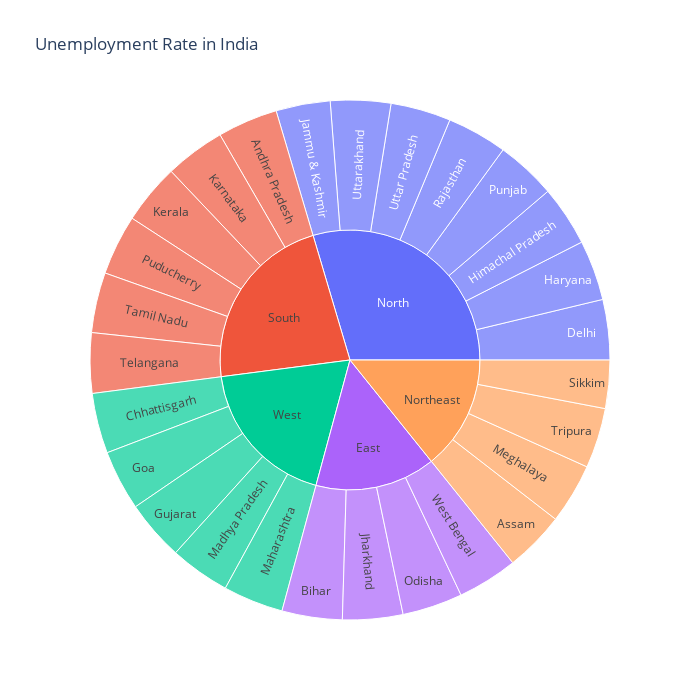

Notebook code for this chart:
### Code cell
unemployment = df[['States','Region', 'Estimated Unemployment Rate']]
fig = plx.sunburst(unemployment, path = ['Region', 'States'],
                 width = 700, height = 700, color_continuous_scale='RdY1Gn', 
                  title='Unemployment Rate in India'
                 )
fig.show()

### Figure 1 — Plotly figure (JSON) as saved in the notebook; plotly's stock layout.template omitted (floating-point values rounded to 4 significant figures)
{"data": [{"branchvalues": "total", "domain": {"x": [0, 1], "y": [0, 1]}, "hovertemplate": "labels=%{label}<br>count=%{value}<br>parent=%{parent}<br>id=%{id}<extra></extra>", "ids": ["South/Andhra Pradesh", "Northeast/Assam", "East/Bihar", "West/Chhattisgarh", "North/Delhi", "West/Goa", "West/Gujarat", "North/Haryana", "North/Himachal Pradesh", "North/Jammu & Kashmir", "East/Jharkhand", "South/Karnataka", "South/Kerala", "West/Madhya Pradesh", "West/Maharashtra", "Northeast/Meghalaya", "East/Odisha", "South/Puducherry", "North/Punjab", "North/Rajasthan", "Northeast/Sikkim", "South/Tamil Nadu", "South/Telangana", "Northeast/Tripura", "North/Uttar Pradesh", "North/Uttarakhand", "East/West Bengal", "East", "North", "Northeast", "South", "West"], "labels": ["Andhra Pradesh", "Assam", "Bihar", "Chhattisgarh", "Delhi", "Goa", "Gujarat", "Haryana", "Himachal Pradesh", "Jammu & Kashmir", "Jharkhand", "Karnataka", "Kerala", "Madhya Pradesh", "Maharashtra", "Meghalaya", "Odisha", "Puducherry", "Punjab", "Rajasthan", "Sikkim", "Tamil Nadu", "Telangana", "Tripura", "Uttar Pradesh", "Uttarakhand", "West Bengal", "East", "North", "Northeast", "South", "West"], "name": "", "parents": ["South", "Northeast", "East", "West", "North", "West", "West", "North", "North", "North", "East", "South", "South", "West", "West", "Northeast", "East", "South", "North", "North", "Northeast", "South", "South", "Northeast", "North", "North", "East", "", "", "", "", ""], "type": "sunburst", "values": [10, 10, 10, 10, 10, 10, 10, 10, 10, 9, 10, 10, 10, 10, 10, 10, 10, 10, 10, 10, 8, 10, 10, 10, 10, 10, 10, 40, 79, 38, 60, 50]}], "layout": {"height": 700, "legend": {"tracegroupgap": 0}, "title": {"text": "Unemployment Rate in India"}, "width": 700}}
